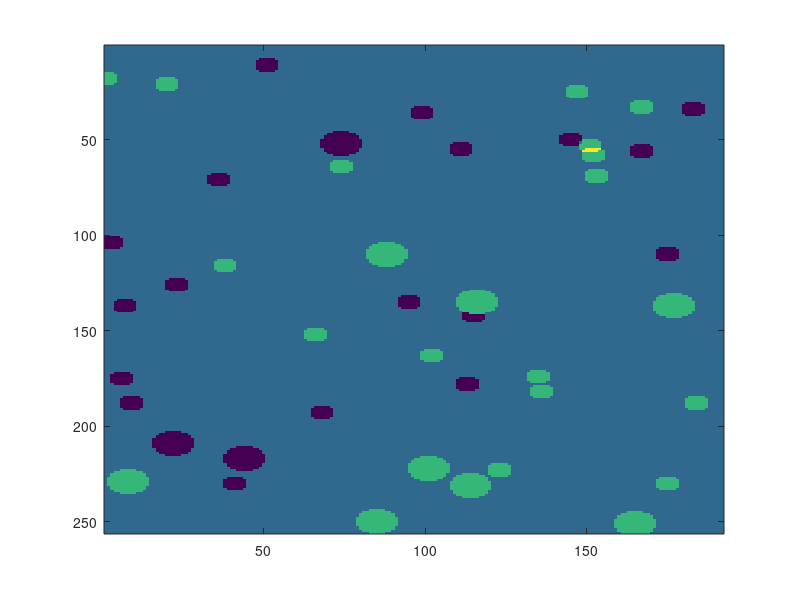
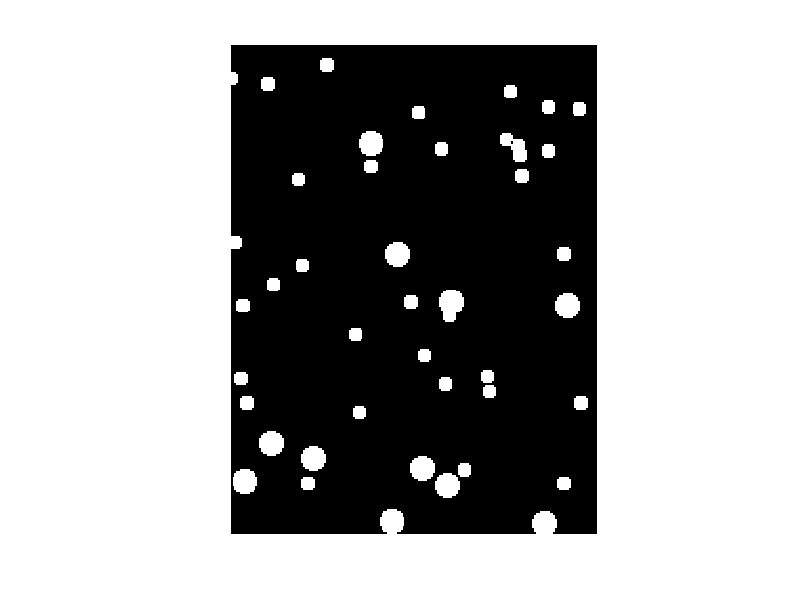
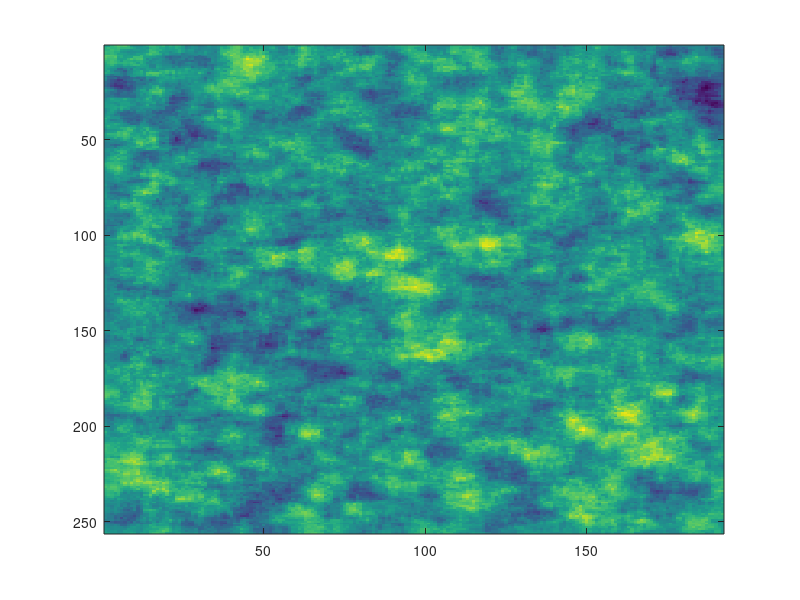
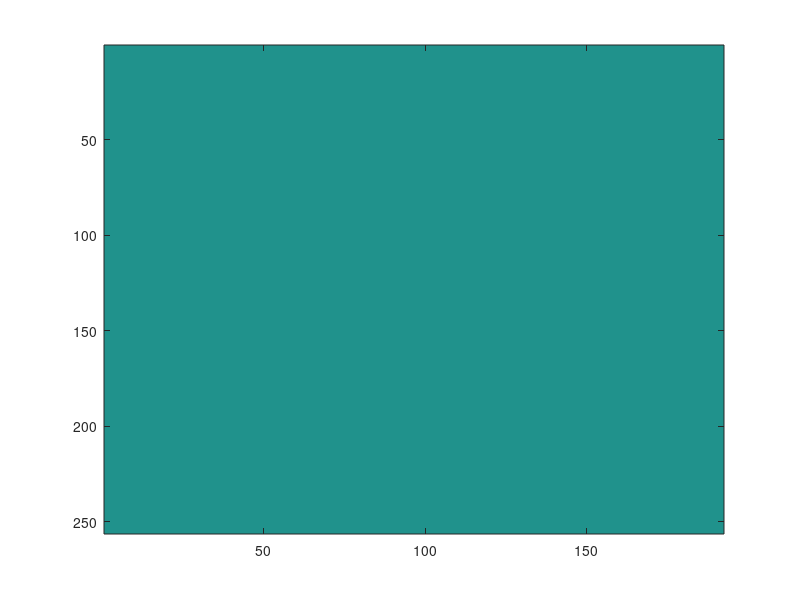

Source code (MATLAB) for these figures, in order: (Note: this script raises an error after producing the figures.)
clear all
ny = 192;
nx = 256;

MovieMag=6;                 %% magnification that movie will be played at
screenWidthPix = 1280        %% Screen width in Pixels
screenWidthCm = 10  ;         %% Width in cm
screenDistanceCm = 2;      %% Distance in cm

screenWidthDeg = 2*atan(0.5*screenWidthCm/screenDistanceCm)*180/pi
degperpix = (screenWidthDeg/screenWidthPix)*MovieMag


sz = [ 2 4 8 ];
p_flash=0.01;  %%% prob of full-field flash
density = 0.1;

flash_duration = 1;
MovieRate = 1/flash_duration
frame_duration = 1/MovieRate;
total_duration = 600;
flash_frames = total_duration/flash_duration;

for s= 1:length(sz);
    f=fspecial('disk',round(sz(s)/degperpix));
    f(f>0)=1;
    filt{s}=f;
    area(s) = sum(sum(f));
end


total_area = sum(area);
each_area = (1/length(sz))*density*nx*ny;
n = each_area./area
%n_perframe = n*frame_duration/frame_rate;
mov = zeros(nx,ny,flash_frames);
sz_mov = mov;

for f = 1:flash_frames;
    f
    mov_frm = zeros(nx,ny);
    sz_frm = zeros(nx,ny);
    
    r = rand(1);
    if r<p_flash
        mov_frm(:,:)=1;
        sz_frm=255;
    elseif r<2*p_flash
        mov_frm(:,:)=-1;
        sz_frm = 255;
    else
        for s= 1:length(sz);
            
            filt = fspecial('disk', round(sz(s)/degperpix));
            %         filt = filt/(max(max(filt)));
            filt(filt>0)=1;
            frm = zeros(nx,ny);
            
            for i = 1:poissrnd(n(s));
                
                frm(ceil(nx*rand(1)),ceil(ny*rand(1))) = round(rand(1))*2 -1;
            end
            %frm_img = imdilate(sz_frm,se);
            frm_img = imfilter(frm,filt,'same');
            mov_frm(frm_img~=0) = frm_img(frm_img~=0);
            sz_frm(frm_img~=0) = sz(s);
        end
    end
    mov(:,:,f) = mov_frm;
    sz_mov(:,:,f) = sz_frm;
end
figure
imagesc(mov(:,:,1))

figure
imshow(sz_mov(:,:,1))


figure
imagesc(mean(mov,3))

figure
imagesc(median(sz_mov,3));

moviedata = uint8((mov+1)*128-1);


[fname pname]=uiputfile('*.mat');
save(fullfile(pname,fname),'moviedata','sz_mov','degperpix','MovieMag','MovieRate');

figure
imshow(moviedata(:,:,2))


